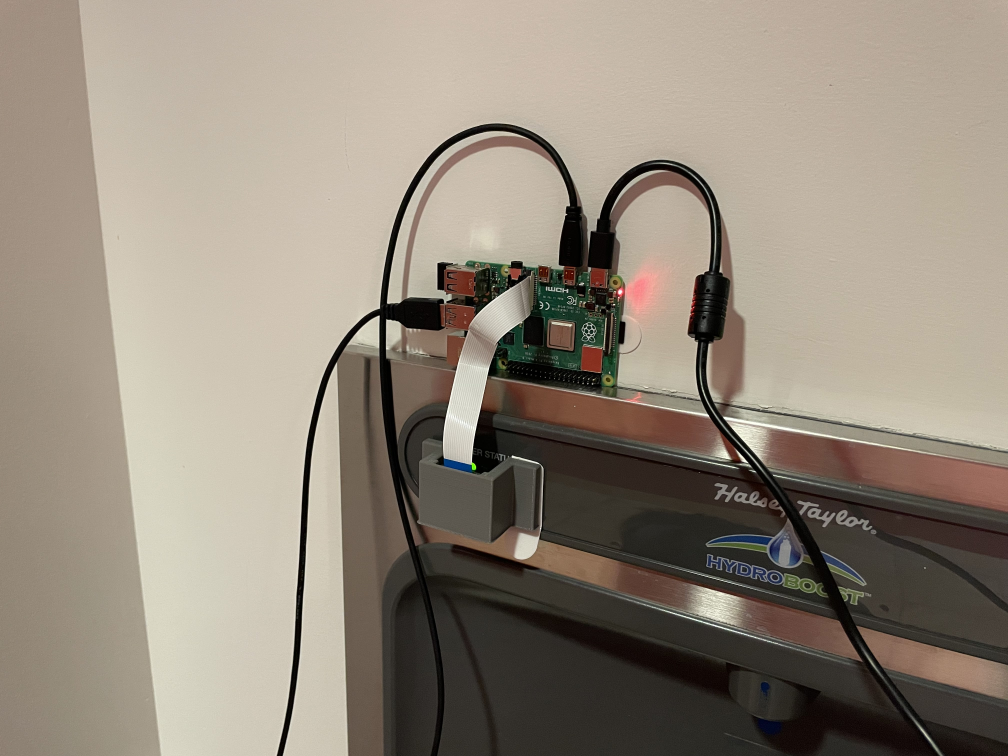
#> input picture frontend/build/ImageOfFountain.jpg, 4032 x 3024 px, given in place of the camera (shown at 1/4 size)
$ python multipleColorChecker.py
#> lines starting #> are read from the running program, lines starting #| are printed output that depends on the picture; after the words box and inside, x2 and y2 are one past the last pixel; in counts of white or black regions, pixels touching at a corner belong together
# Python code for Multiple Color Detection


import numpy as np
import cv2
import time
import requests


# Capturing video through webcam
webcam = cv2.VideoCapture(0)


# Start a while loop
while(1):

    # Reading the video from the
    # webcam in image frames
    _, imageFrame = webcam.read()
#> imageFrame is the input picture: shape (3024, 4032, 3); mean B, G, R 122.9, 136.3, 146.6

    # Convert the imageFrame in
    # BGR(RGB color space) to
    # HSV(hue-saturation-value)
    # color space
    hsvFrame = cv2.cvtColor(imageFrame, cv2.COLOR_BGR2HSV)
#> hsvFrame: shape (3024, 4032, 3); mean H, S, V 19.1, 51.4, 147

    #eliminating white range
    lower = np.array([249,210,135])
    upper = np.array([249,159,100])
    mask = cv2.inRange(imageFrame,lower,upper)
#> mask: shape (3024, 4032); every value is 0
    res = cv2.bitwise_and(imageFrame, imageFrame, mask=mask)
#> res: shape (3024, 4032, 3); every value is 0
    cv2.imshow('result',res)

    # Set range for red color and
    # define mask
    red_lower = np.array([136, 87, 111], np.uint8)
    red_upper = np.array([180, 255, 255], np.uint8)
    red_mask = cv2.inRange(hsvFrame, red_lower, red_upper)
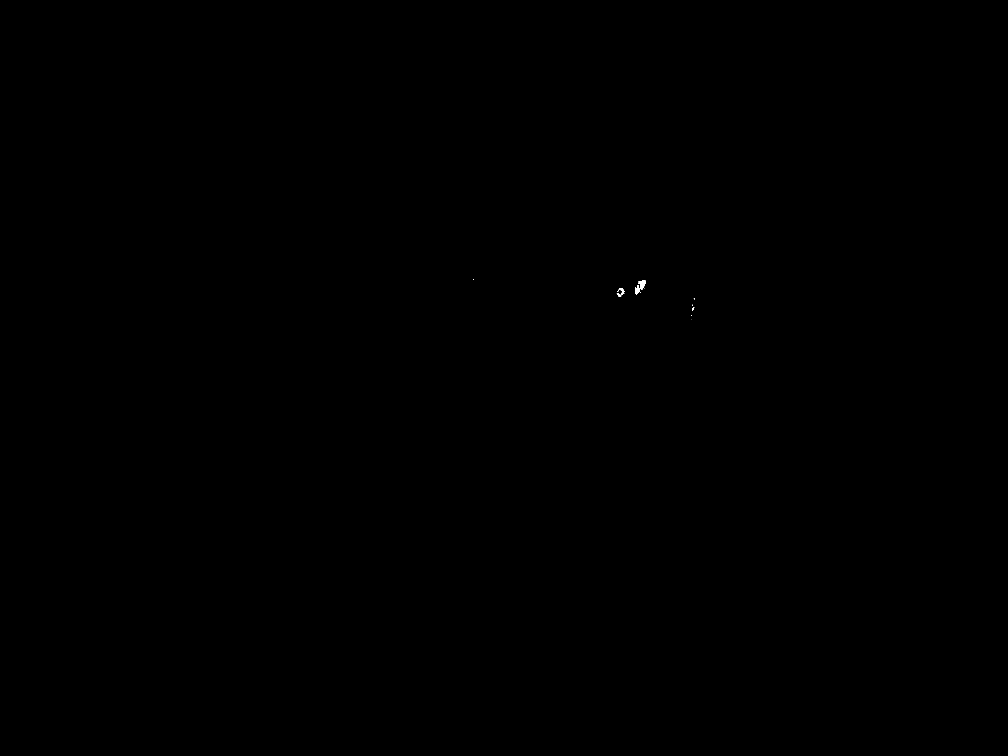
#> red_mask: shape (3024, 4032) (shown at 1/4 size); 0.01% white; 15 white regions (11 under 20 px), largest, box (x1, y1, x2, y2) and area: (2540, 1120, 2584, 1178) 1160, (2474, 1152, 2496, 1180) 239, (2467, 1172, 2485, 1188) 132, (2768, 1229, 2777, 1243) 57

    # Set range for green color and
    # define mask
    green_lower = np.array([25, 52, 72], np.uint8)
    green_upper = np.array([102, 255, 255], np.uint8)
    green_mask = cv2.inRange(hsvFrame, green_lower, green_upper)
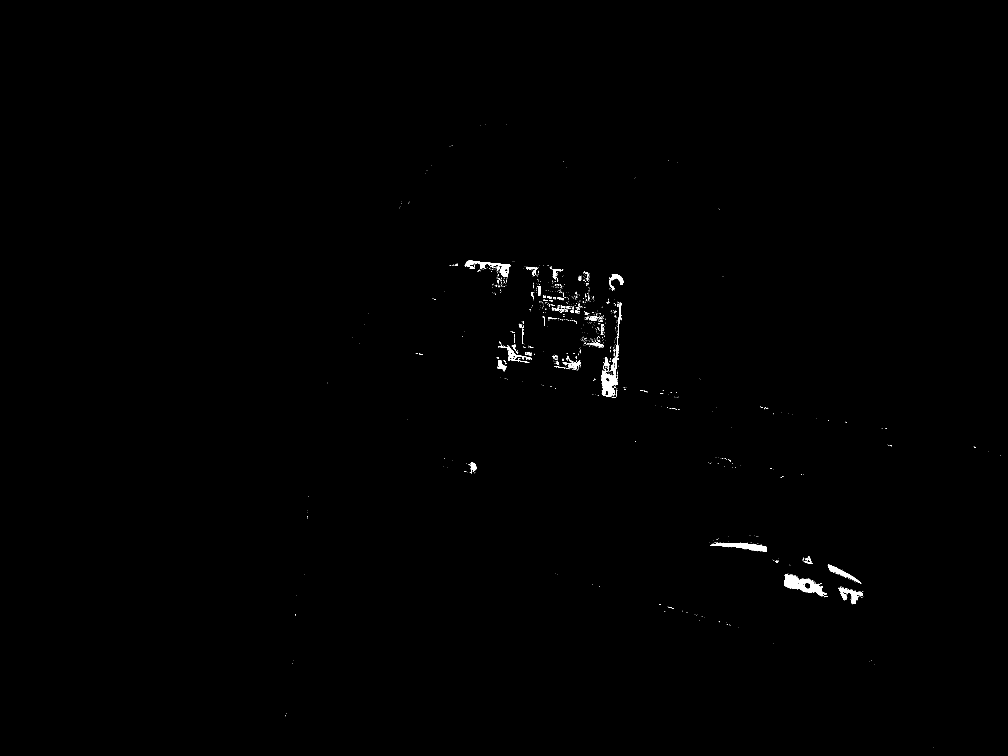
#> green_mask: shape (3024, 4032) (shown at 1/4 size); 0.3% white; 1288 white regions (1170 under 20 px), largest, box (x1, y1, x2, y2) and area: (3136, 2298, 3312, 2386) 5792, (2407, 1320, 2476, 1546) 3872, (2842, 2172, 3067, 2207) 3700

    # Set range for yellow color and
    # define mask
    yellow_lower = np.array([5, 50, 50],np.uint8)
    yellow_upper = np.array([15, 255, 255],np.uint8)
    yellow_mask = cv2.inRange(hsvFrame, yellow_lower, yellow_upper)
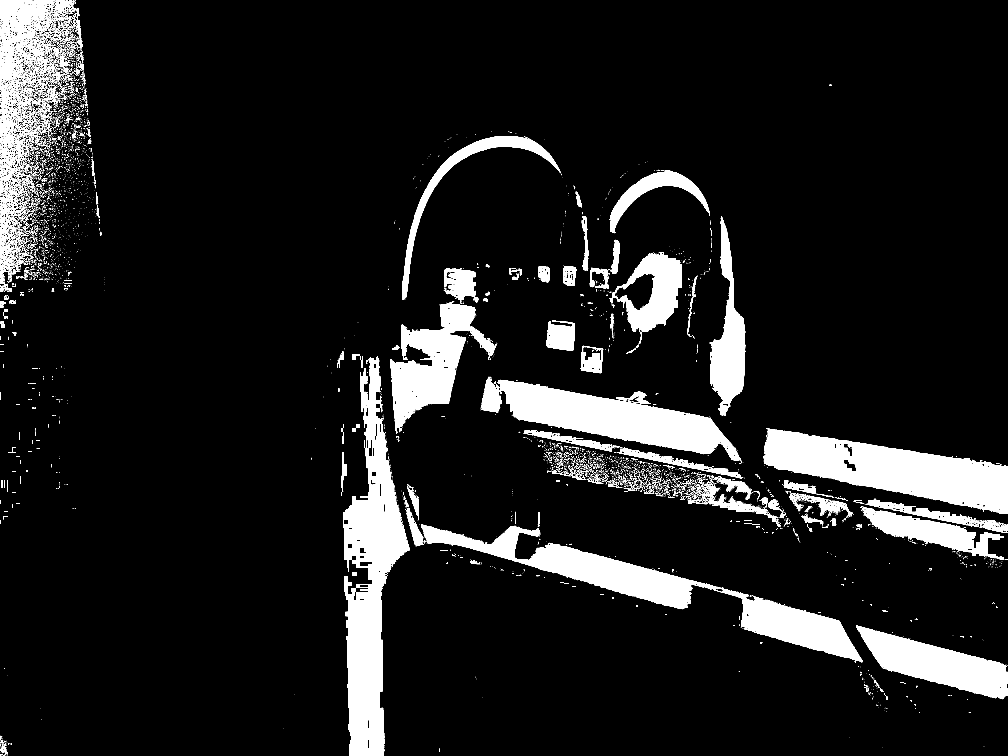
#> yellow_mask: shape (3024, 4032) (shown at 1/4 size); 10.2% white; 8714 white regions (7785 under 20 px), largest, box (x1, y1, x2, y2) and area: (1374, 1426, 1639, 3024) 193602, (1684, 2098, 3452, 2649) 162486, (3053, 1714, 4032, 2056) 162406

    # Morphological Transform, Dilation
    # for each color and bitwise_and operator
    # between imageFrame and mask determines
    # to detect only that particular color
    kernal = np.ones((5, 5), "uint8")

    # For red color
    red_mask = cv2.dilate(red_mask, kernal)
#> red_mask: shape (3024, 4032); 0.03% white; 8 white regions, largest, box (x1, y1, x2, y2) and area: (2538, 1118, 2586, 1180) 1766, (2465, 1150, 2501, 1190) 873, (2766, 1227, 2779, 1245) 167
    res_red = cv2.bitwise_and(imageFrame, imageFrame,
                              mask = red_mask)

    # For green color
    green_mask = cv2.dilate(green_mask, kernal)
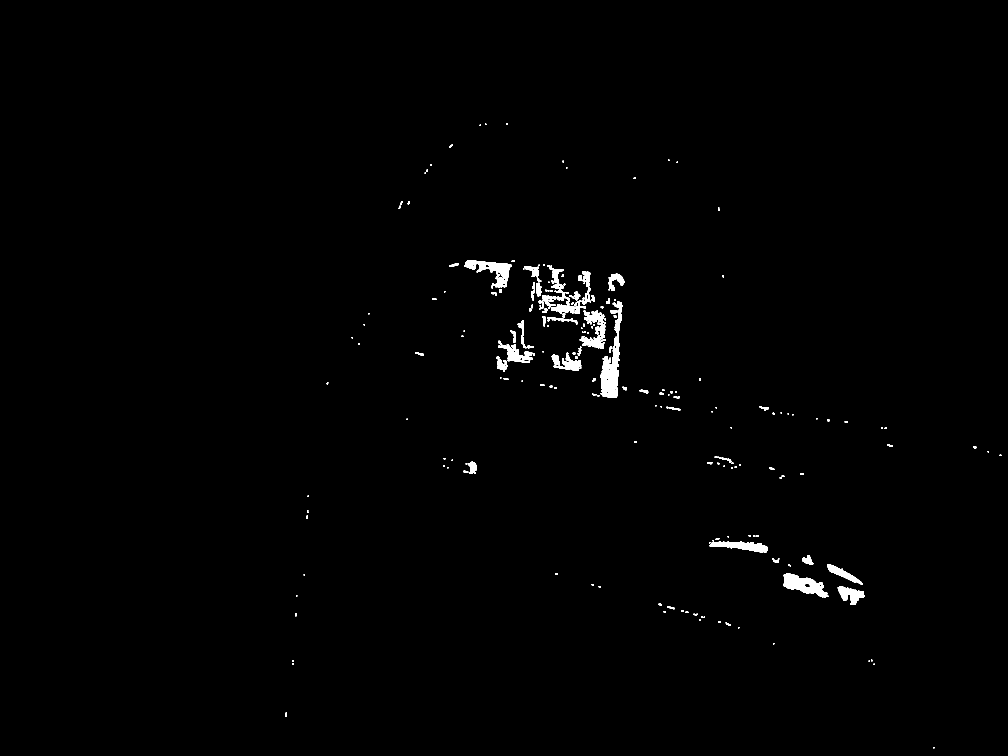
#> green_mask: shape (3024, 4032) (shown at 1/4 size); 0.73% white; 279 white regions, largest, box (x1, y1, x2, y2) and area: (2402, 1205, 2490, 1592) 11988, (3134, 2292, 3314, 2391) 8482, (1856, 1040, 2046, 1151) 6904
    res_green = cv2.bitwise_and(imageFrame, imageFrame,
                                mask = green_mask)

    # For yellow color
    yellow_mask = cv2.dilate(yellow_mask, kernal)
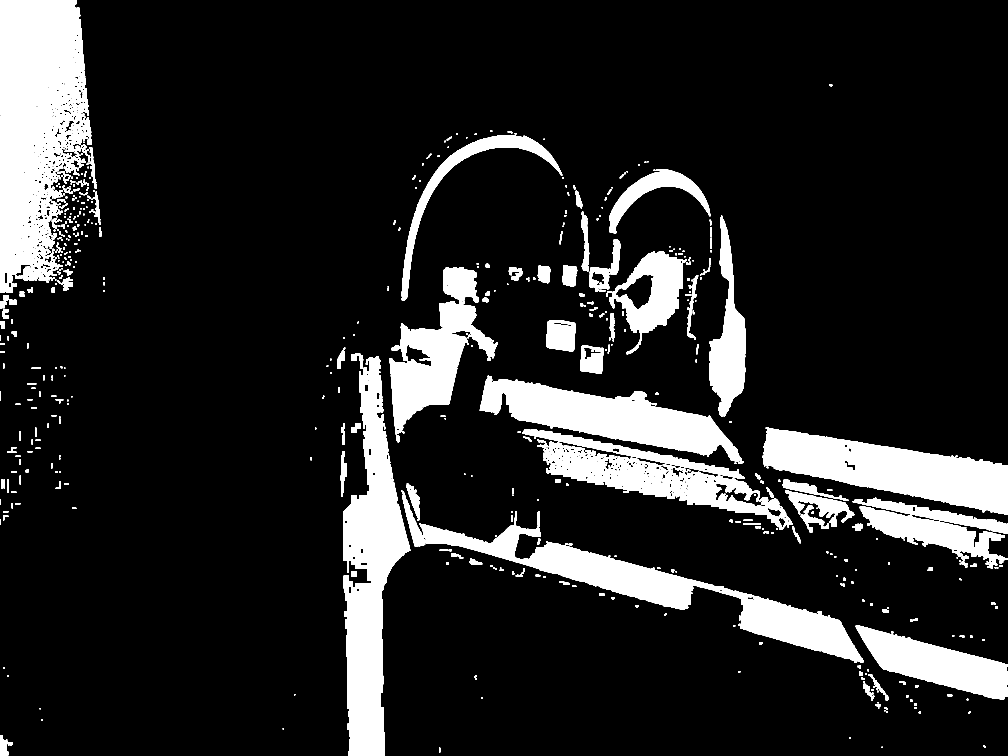
#> yellow_mask: shape (3024, 4032) (shown at 1/4 size); 13.8% white; 782 white regions
    res_yellow = cv2.bitwise_and(imageFrame, imageFrame,
                               mask = yellow_mask)
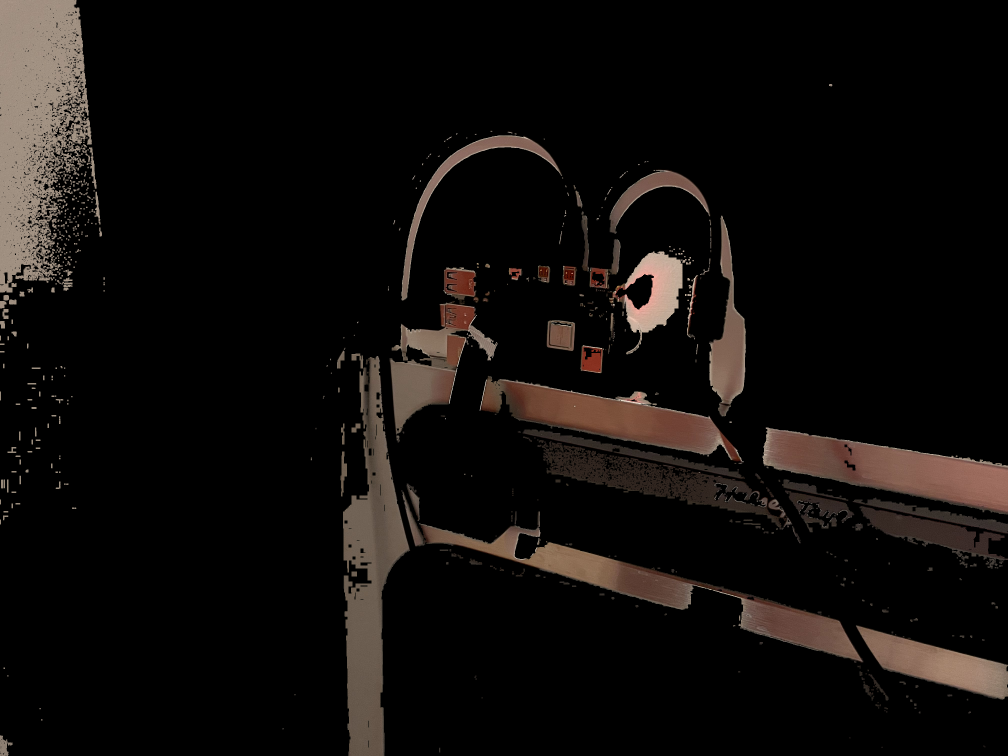
#> res_yellow: shape (3024, 4032, 3) (shown at 1/4 size); mean B, G, R 11.4, 13.2, 16.4

    # Creating contour to track red color
    contours, hierarchy = cv2.findContours(red_mask,
                                           cv2.RETR_TREE,
                                           cv2.CHAIN_APPROX_SIMPLE)
#> contours = 10 contours, 2 with area under 20; largest, box (x1, y1, x2, y2) and area: (2538, 1118, 2586, 1180) 1670, (2465, 1150, 2501, 1190) 931, (2766, 1227, 2779, 1245) 142, (2473, 1160, 2488, 1176) 134, (2773, 1190, 2781, 1200) 57, (2766, 1217, 2774, 1225) 46, (2763, 1258, 2770, 1266) 36, (1892, 1114, 1898, 1122) 35

    for pic, contour in enumerate(contours):
        area = cv2.contourArea(contour)
        if(area > 300):
            x, y, w, h = cv2.boundingRect(contour)
            imageFrame = cv2.rectangle(imageFrame, (x, y),
                                       (x + w, y + h),
                                       (0, 0, 255), 2)

            cv2.putText(imageFrame, "Red Colour", (x, y),
                        cv2.FONT_HERSHEY_SIMPLEX, 1.0,
                        (0, 0, 255))
#> (the run stopped early here; a loop or call above may not have finished)

$ run again, on frontend/build/img3.jpg
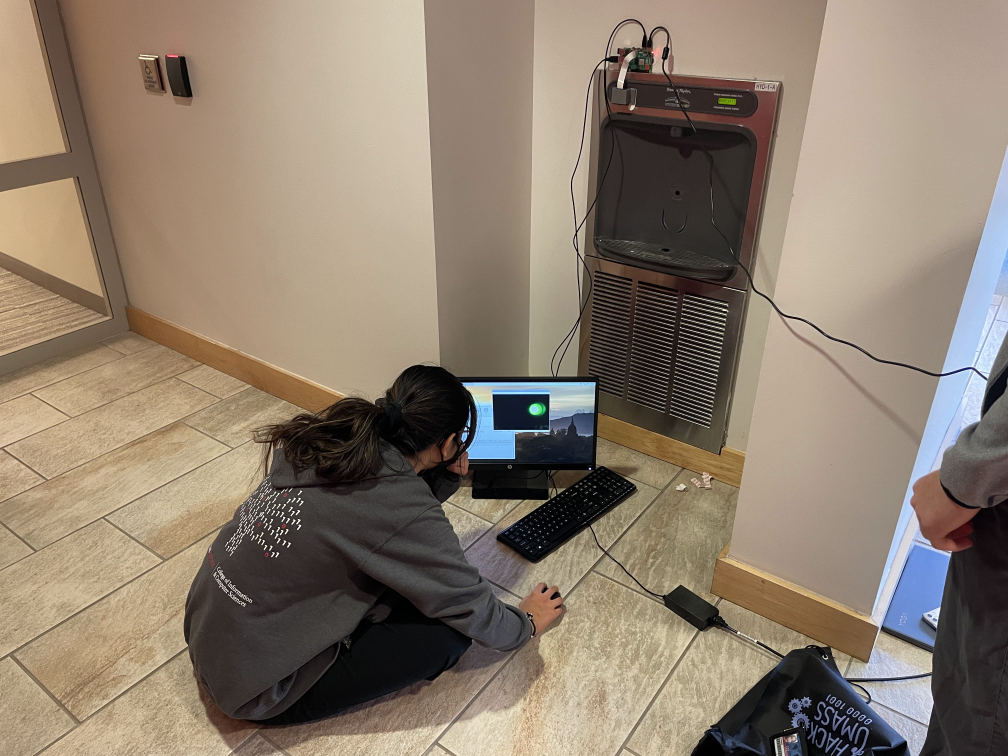
#> input picture frontend/build/img3.jpg, 4032 x 3024 px, given in place of the camera (shown at 1/4 size)
#> imageFrame is the input picture: shape (3024, 4032, 3); mean B, G, R 109.4, 125.1, 139.6
#> hsvFrame: shape (3024, 4032, 3); mean H, S, V 28.9, 66.1, 142.1
#> mask: shape (3024, 4032); every value is 0
#> res: shape (3024, 4032, 3); every value is 0
#> `green_mask = cv2.inRange(hsvFrame, green_lower, green_upper)`:
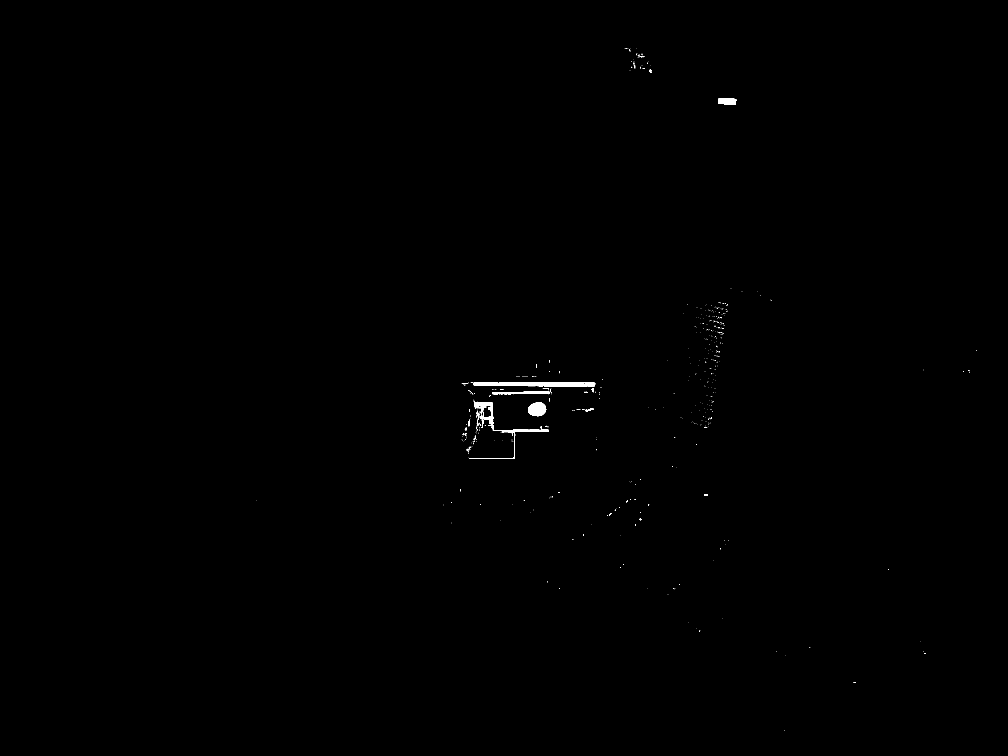
#> green_mask: shape (3024, 4032) (shown at 1/4 size); 0.17% white; 693 white regions (659 under 20 px), largest, box (x1, y1, x2, y2) and area: (1894, 1529, 2381, 1547) 6063, (1896, 1605, 2196, 1744) 4184, (2112, 1609, 2185, 1665) 3132
#> `res_yellow = cv2.bitwise_and(imageFrame, imageFrame, mask = yellow_mask)`:
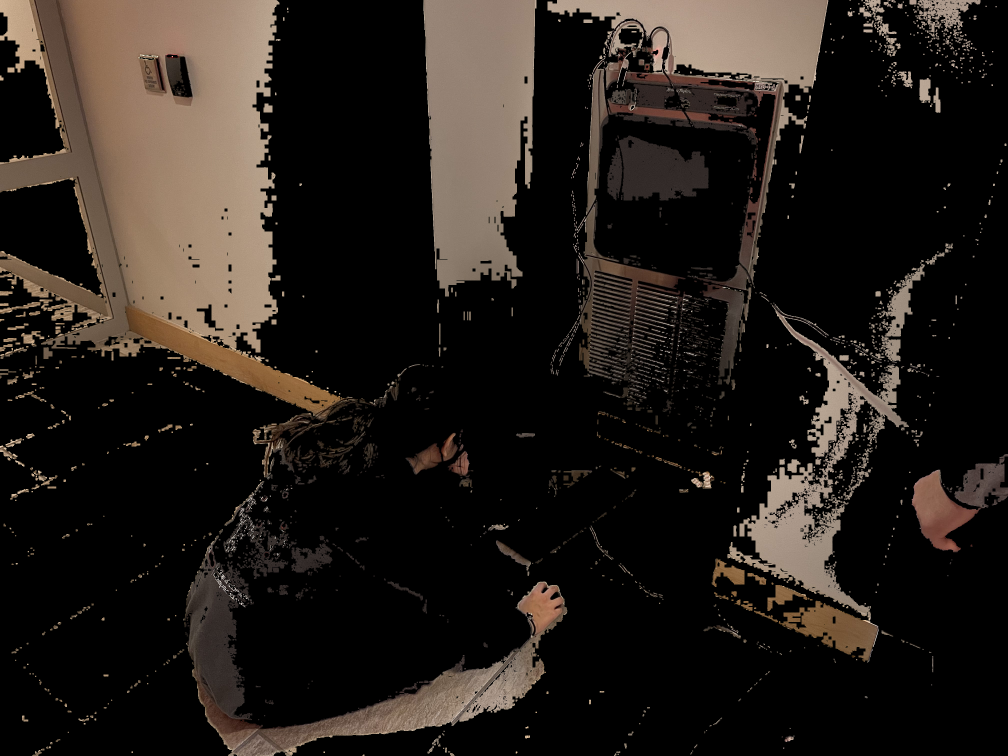
#> res_yellow: shape (3024, 4032, 3) (shown at 1/4 size); mean B, G, R 25.9, 30.6, 36.5
#> contours = 23 contours, 5 with area under 20; largest, box (x1, y1, x2, y2) and area: (663, 215, 714, 232) 665, (1058, 2209, 1076, 2230) 292, (1125, 2094, 1144, 2113) 258, (1134, 1971, 1150, 1991) 211, (1029, 2089, 1046, 2108) 205
